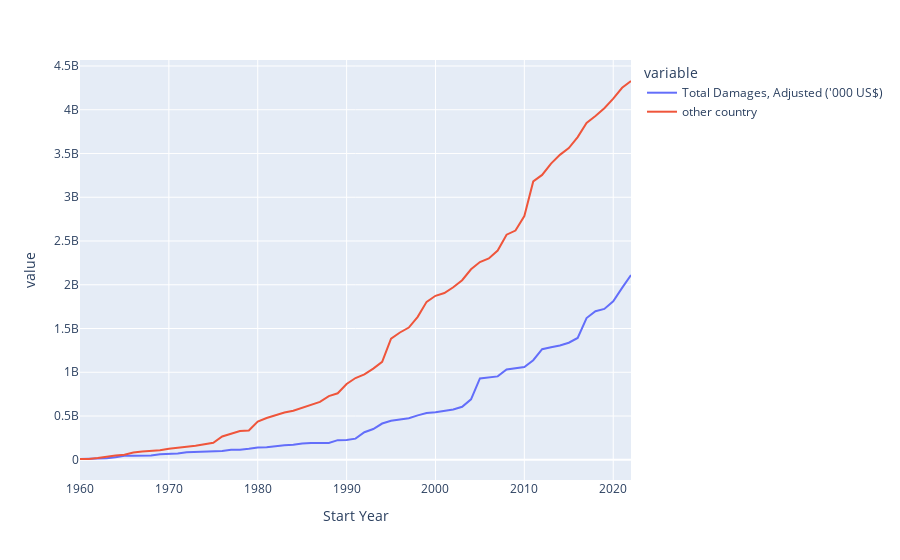

This figure's notebook cell:
### Code cell
def compare_with_other_country(category_a,category_b,country):
    grouped = df_properties.groupby('programFy', as_index=False).sum(numeric_only=True)
    grouped['actualAmountPaid'] = grouped['actualAmountPaid'].cumsum()
    disasters_grouped = df_disasters_us.groupby('Start Year', as_index=False).sum(numeric_only=True)
    disasters_grouped["Total Damages, Adjusted ('000 US$)"] = disasters_grouped["Total Damages, Adjusted ('000 US$)"].cumsum()

    def get_prevention_costs(row):
        prevention_row = grouped[grouped['programFy'] == row['Start Year']]
        if (prevention_row.empty):
            return 0.
        return prevention_row['actualAmountPaid']

    def get_total_costs(row):
        country_disasters = df_disasters[df_disasters['ISO'] != "USA"]
        country_grouped = country_disasters.groupby('Start Year', as_index=False).sum(numeric_only=True) #.sum(numeric_only=True)
        country_grouped["Total Damages, Adjusted ('000 US$)"] = country_grouped["Total Damages, Adjusted ('000 US$)"].cumsum()
        other_country_row = country_grouped[country_grouped['Start Year'] == row['Start Year']]
        if other_country_row.empty:
            return 0
        else:
            # print(other_country_row)
            return other_country_row["Total Damages, Adjusted ('000 US$)"].mean()


    disasters_grouped['prevention costs'] = disasters_grouped.apply(get_prevention_costs, axis=1)
    disasters_grouped['prevention costs'] = disasters_grouped['prevention costs'].astype(dtype=float)
    disasters_grouped['other country'] = disasters_grouped.apply(get_total_costs, axis=1)
    disasters_grouped['other country'] = disasters_grouped['other country'].astype(dtype=float)

    return px.line(disasters_grouped[disasters_grouped['Start Year'] < 2023], 'Start Year', ["Total Damages, Adjusted ('000 US$)", 'other country'])


fig = compare_with_other_country(None,None,'BEL')
fig.show()

### Figure 1 — Plotly figure (JSON) as saved in the notebook; plotly's stock layout.template omitted (floating-point values rounded to 4 significant figures)
{"data": [{"hovertemplate": "variable=Total Damages, Adjusted ('000 US$)<br>Start Year=%{x}<br>value=%{y}<extra></extra>", "legendgroup": "Total Damages, Adjusted ('000 US$)", "line": {"color": "#636efa", "dash": "solid"}, "marker": {"symbol": "circle"}, "mode": "lines", "name": "Total Damages, Adjusted ('000 US$)", "orientation": "v", "showlegend": true, "type": "scatter", "x": [1960, 1961, 1962, 1963, 1964, 1965, 1966, 1967, 1968, 1969, 1970, 1971, 1972, 1973, 1974, 1975, 1976, 1977, 1978, 1979, 1980, 1981, 1982, 1983, 1984, 1985, 1986, 1987, 1988, 1989, 1990, 1991, 1992, 1993, 1994, 1995, 1996, 1997, 1998, 1999, 2000, 2001, 2002, 2003, 2004, 2005, 2006, 2007, 2008, 2009, 2010, 2011, 2012, 2013, 2014, 2015, 2016, 2017, 2018, 2019, 2020, 2021, 2022], "xaxis": "x", "y": [9519321, 13513853, 16899942, 16899942, 29930240, 45144269, 46045901, 47800514, 47867823, 62387545, 67641388, 71638213, 87174928, 90844648, 96779849, 99776184, 99987029, 114472902, 114921530, 126466425, 141097686, 143868935, 150376790, 165383431, 172737879, 186597312, 191525393, 192609728, 192609728, 224432696, 226073833, 241714202, 314608510, 351930234, 414230521, 446427998, 457846854, 475330482, 507586579, 533575981, 543418836, 557239176, 574843372, 605019103, 691367291, 929727559, 939051035, 952689941, 1031342908, 1048061597, 1060358696, 1137683400, 1263264465, 1285610080, 1306351158, 1337928447, 1392458164, 1619913089, 1697707548, 1724207695, 1810824357, 1964744543, 2111180543], "yaxis": "y"}, {"hovertemplate": "variable=other country<br>Start Year=%{x}<br>value=%{y}<extra></extra>", "legendgroup": "other country", "line": {"color": "#EF553B", "dash": "solid"}, "marker": {"symbol": "circle"}, "mode": "lines", "name": "other country", "orientation": "v", "showlegend": true, "type": "scatter", "x": [1960, 1961, 1962, 1963, 1964, 1965, 1966, 1967, 1968, 1969, 1970, 1971, 1972, 1973, 1974, 1975, 1976, 1977, 1978, 1979, 1980, 1981, 1982, 1983, 1984, 1985, 1986, 1987, 1988, 1989, 1990, 1991, 1992, 1993, 1994, 1995, 1996, 1997, 1998, 1999, 2000, 2001, 2002, 2003, 2004, 2005, 2006, 2007, 2008, 2009, 2010, 2011, 2012, 2013, 2014, 2015, 2016, 2017, 2018, 2019, 2020, 2021, 2022], "xaxis": "x", "y": [8876529, 9585362, 20991643, 38996157, 48717929, 56980855, 81945528, 94524572, 103078209, 107819452, 125756346, 134094096, 149283777, 161557113, 179303031, 193511536, 266307849, 300677735, 328039124, 334693003, 436430182, 477879466, 506179200, 540552815, 559556573, 592256379, 624979983, 661958332, 727079177, 760004006, 866414769, 934132757, 975946697, 1041930189, 1120045404, 1385205575, 1454611966, 1510527757, 1633435580, 1804655837, 1873969898, 1904898052, 1971274453, 2052198726, 2177154591, 2259792314, 2300026542, 2391391539, 2572184682, 2619274737, 2784396889, 3180774520, 3254998695, 3384157118, 3484689539, 3561446675, 3687354624, 3849895259, 3927792540, 4016840425, 4126553490, 4250996695, 4328398724], "yaxis": "y"}], "layout": {"legend": {"title": {"text": "variable"}, "tracegroupgap": 0}, "margin": {"t": 60}, "xaxis": {"anchor": "y", "domain": [0, 1], "title": {"text": "Start Year"}}, "yaxis": {"anchor": "x", "domain": [0, 1], "title": {"text": "value"}}}}
